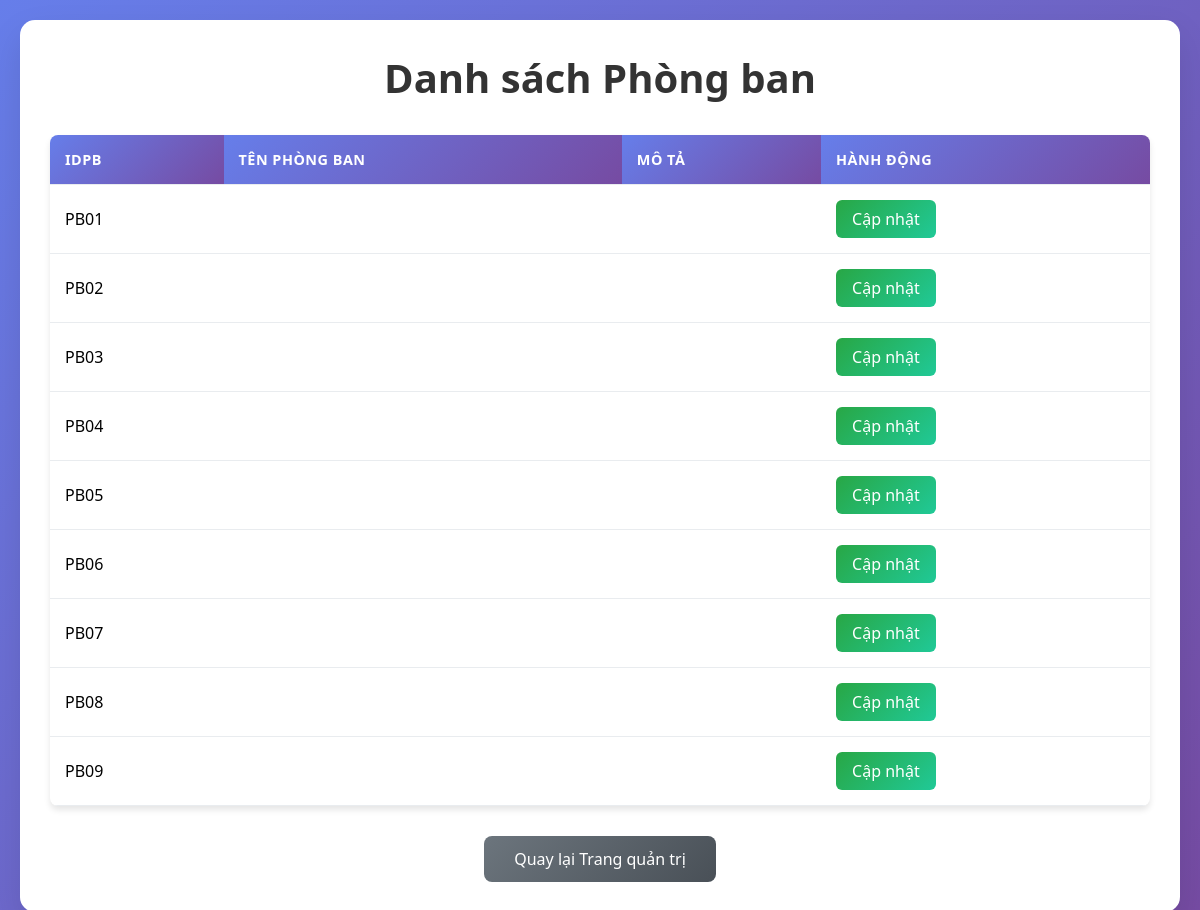
The app's page /QLNSPB/capnhat.php (signed in) with its own data.
### tables this page shows
CREATE TABLE `phongban` (
  `IDPB` varchar(50) NOT NULL,
  `TenPB` varchar(50) DEFAULT NULL,
  `MoTa` varchar(50) DEFAULT NULL
);

### QLNSPB/capnhat.php (the view, shortened to what this page needs)
<?php
require 'config.php';
?>
<!DOCTYPE html>
<html lang="vi">
<head>
</head>
<body>
    <div class="container">
        <h2>Danh sách Phòng ban</h2>
        <table>
            <tr>
                <th>IDPB</th>
                <th>Tên Phòng ban</th>
                <th>Mô tả</th>
                <th>Hành động</th>
            </tr>
            <?php
            $sql = "SELECT * FROM phongban";
            $result = $conn->query($sql);
            if ($result->num_rows > 0) {
                while($row = $result->fetch_assoc()) {
                    echo "<tr>";
                    echo "<td>" . htmlspecialchars($row['IDPB']) . "</td>";
                    echo "<td>" . htmlspecialchars($row['Tenpb']) . "</td>";
                    echo "<td>" . htmlspecialchars($row['Mota']) . "</td>";
                    echo "<td><a href='form_capnhat.php?idpb=" . urlencode($row['IDPB']) . "' class='btn'>Cập nhật</a></td>";
                    echo "</tr>";
                }
            } else {
                echo "<tr><td colspan='4' class='text-center'>Không có phòng ban nào</td></tr>";
            }
            ?>
        </table>
        <div class="text-center">
            <a href="admin_dashboard.php" class="back-link">Quay lại Trang quản trị</a>
        </div>
    </div>
</body>
</html>

### QLNSPB/capnhat.php (style rules this page uses)
* { margin: 0; padding: 0; box-sizing: border-box; }
body { font-family: 'Segoe UI', Tahoma, Geneva, Verdana, sans-serif; background: linear-gradient(135deg, #667eea 0%, #764ba2 100%); min-height: 100vh; padding: 20px; }
.container { max-width: 1200px; margin: 0 auto; background: white; border-radius: 15px; padding: 30px; box-shadow: 0 15px 35px rgba(0,0,0,0.1); }
h2 { text-align: center; color: #333; margin-bottom: 30px; font-size: 2.5rem; font-weight: 600; }
table { width: 100%; border-collapse: collapse; margin-bottom: 30px; background: white; border-radius: 8px; overflow: hidden; box-shadow: 0 4px 6px rgba(0,0,0,0.1); }
th, td { padding: 15px; text-align: left; border-bottom: 1px solid #e9ecef; }
th { background: linear-gradient(135deg, #667eea 0%, #764ba2 100%); color: white; font-weight: 600; text-transform: uppercase; font-size: 0.9rem; letter-spacing: 0.5px; }
.btn { display: inline-block; padding: 8px 16px; background: linear-gradient(135deg, #28a745 0%, #20c997 100%); color: white; text-decoration: none; border-radius: 6px; font-weight: 500; transition: all 0.3s ease; border: none; cursor: pointer; }
.back-link { display: inline-block; padding: 12px 30px; background: linear-gradient(135deg, #6c757d 0%, #495057 100%); color: white; text-decoration: none; border-radius: 8px; font-weight: 500; transition: all 0.3s ease; }
.text-center { text-align: center; }

### records on screen
phongban: IDPB "PB01"
phongban: IDPB "PB02"
phongban: IDPB "PB03"
phongban: IDPB "PB04"
phongban: IDPB "PB05"
phongban: IDPB "PB06"
phongban: IDPB "PB07"
phongban: IDPB "PB08"
phongban: IDPB "PB09"
